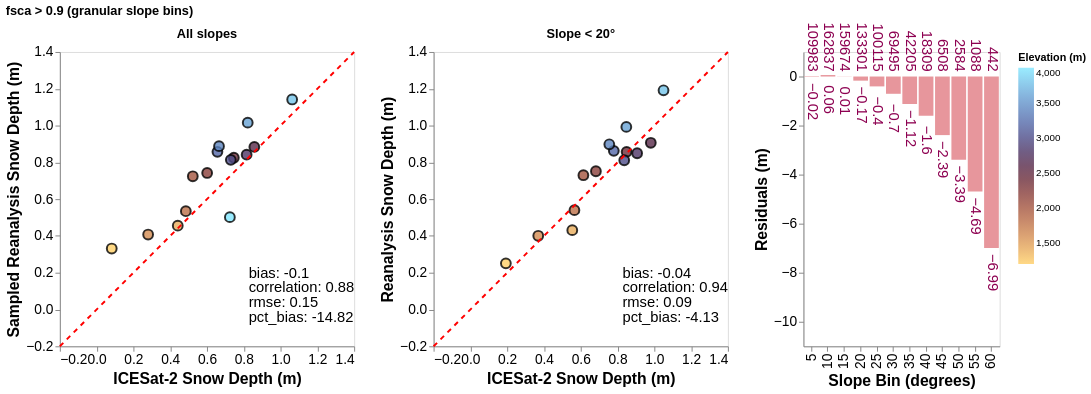

The code cell stored with this chart in its notebook:
### Markdown cell above
#### Plot using fsca > 0.9 (granular slope bins)

### Code cell
# Filter: fsca > 0.9 (granular slope bins)
scatter_fsca_g, residual_fsca_g, metrics_fsca_g = compute_binned_data(
    atl06sr_gdf, filter_fsca, elev_min, elev_max, slope_min_granular, slope_max_granular
)
print_metrics_summary(metrics_fsca_g, "fsca > 0.9 (granular slope bins)")
create_combined_chart(scatter_fsca_g, residual_fsca_g, metrics_fsca_g, title='fsca > 0.9 (granular slope bins)')

### Figure 1 — Vega-Lite specification as saved in the notebook (floating-point values rounded to 4 significant figures; data arrays with more than 128 entries replaced by an {"elided": "..."} marker saying what was removed)
{"config": {"view": {"continuousWidth": 300, "continuousHeight": 300}, "axis": {"grid": false, "labelFontSize": 14, "titleFontSize": 16}}, "hconcat": [{"hconcat": [{"layer": [{"data": {"name": "data-a60b701646826cb51f4a2d563c1a70f2"}, "mark": {"type": "circle", "opacity": 0.8, "size": 100, "stroke": "black"}, "encoding": {"color": {"field": "elevation_bin", "scale": {"range": {"elided": "256 str values"}}, "title": "Elevation (m)", "type": "quantitative"}, "x": {"field": "x_medians", "scale": {"domain": [-0.2, 1.3]}, "title": "ICESat-2 Snow Depth (m)", "type": "quantitative"}, "y": {"field": "y_medians", "scale": {"domain": [-0.2, 1.3]}, "title": "Sampled Reanalysis Snow Depth (m)", "type": "quantitative"}}, "title": "All slopes"}, {"data": {"name": "data-cd27906f33c5e329deb7218c38520214"}, "mark": {"type": "line", "color": "red", "strokeDash": [5, 5]}, "encoding": {"x": {"field": "x", "type": "quantitative"}, "y": {"field": "y", "type": "quantitative"}}}, {"data": {"name": "data-da07ed7d1d8c2e187d51b90912951268"}, "mark": {"type": "text", "align": "left", "baseline": "middle", "dx": 5, "fontSize": 15}, "encoding": {"text": {"field": "annotation_text", "type": "nominal"}, "x": {"field": "x_pos", "type": "quantitative"}, "y": {"field": "y_pos", "type": "quantitative"}}, "transform": [{"calculate": "datum.metric_label + ': ' + datum.metric_2f", "as": "annotation_text"}]}]}, {"layer": [{"data": {"name": "data-6eb45a9f9cdd57df3a81729370644908"}, "mark": {"type": "circle", "opacity": 0.8, "size": 100, "stroke": "black"}, "encoding": {"color": {"field": "elevation_bin", "scale": {"range": {"elided": "256 str values"}}, "type": "quantitative"}, "x": {"field": "x_medians", "scale": {"domain": [-0.2, 1.4]}, "title": "ICESat-2 Snow Depth (m)", "type": "quantitative"}, "y": {"field": "y_medians", "scale": {"domain": [-0.2, 1.4]}, "title": "Reanalysis Snow Depth (m)", "type": "quantitative"}}, "title": "Slope < 20°"}, {"data": {"name": "data-cd27906f33c5e329deb7218c38520214"}, "mark": {"type": "line", "color": "red", "strokeDash": [5, 5]}, "encoding": {"x": {"field": "x", "type": "quantitative"}, "y": {"field": "y", "type": "quantitative"}}}, {"data": {"name": "data-d9d97dda8647d2592b6678ff40a76c1a"}, "mark": {"type": "text", "align": "left", "baseline": "middle", "dx": 5, "fontSize": 15}, "encoding": {"text": {"field": "annotation_text", "type": "nominal"}, "x": {"field": "x_pos", "type": "quantitative"}, "y": {"field": "y_pos", "type": "quantitative"}}, "transform": [{"calculate": "datum.metric_label + ': ' + datum.metric_2f", "as": "annotation_text"}]}]}]}, {"layer": [{"mark": {"type": "bar", "color": "#E7969C"}, "encoding": {"x": {"field": "slope_bin", "title": "Slope Bin (degrees)", "type": "ordinal"}, "y": {"field": "residuals", "scale": {"domain": [-10.25, 1.0]}, "title": "Residuals (m)", "type": "quantitative"}}}, {"mark": {"type": "text", "align": "center", "angle": 90, "baseline": "bottom", "color": "#8D0051", "dx": 25, "dy": 7, "fontSize": 15}, "encoding": {"text": {"field": "annotation", "type": "quantitative"}, "x": {"field": "slope_bin", "type": "ordinal"}, "y": {"field": "residuals", "type": "quantitative"}}}, {"mark": {"type": "text", "align": "right", "angle": 90, "baseline": "bottom", "color": "#8D0051", "dx": 0, "dy": 7, "fontSize": 15}, "encoding": {"text": {"field": "sample_size_annotation", "type": "quantitative"}, "x": {"field": "slope_bin", "type": "ordinal"}, "y": {"field": "y_pos", "type": "quantitative"}}}], "data": {"name": "data-a29e87ea80ad971ece5ba1b8eadef24c"}, "width": 200}], "title": "fsca > 0.9 (granular slope bins)", "$schema": "https://vega.github.io/schema/vega-lite/v5.20.1.json", "datasets": {"data-a60b701646826cb51f4a2d563c1a70f2": [{"x_medians": 0.08218, "y_medians": 0.3316, "labels": "all_by_elevation", "elevation_bin": 1200}, {"x_medians": 0.441, "y_medians": 0.456, "labels": "all_by_elevation", "elevation_bin": 1400}, {"x_medians": 0.28, "y_medians": 0.4076, "labels": "all_by_elevation", "elevation_bin": 1600}, {"x_medians": 0.485, "y_medians": 0.5344, "labels": "all_by_elevation", "elevation_bin": 1800}, {"x_medians": 0.5228, "y_medians": 0.7244, "labels": "all_by_elevation", "elevation_bin": 2000}, {"x_medians": 0.6009, "y_medians": 0.7422, "labels": "all_by_elevation", "elevation_bin": 2200}, {"x_medians": 0.746, "y_medians": 0.825, "labels": "all_by_elevation", "elevation_bin": 2400}, {"x_medians": 0.8574, "y_medians": 0.8838, "labels": "all_by_elevation", "elevation_bin": 2600}, {"x_medians": 0.8155, "y_medians": 0.8418, "labels": "all_by_elevation", "elevation_bin": 2800}, {"x_medians": 0.7295, "y_medians": 0.8138, "labels": "all_by_elevation", "elevation_bin": 3000}, {"x_medians": 0.6567, "y_medians": 0.8574, "labels": "all_by_elevation", "elevation_bin": 3200}, {"x_medians": 0.6654, "y_medians": 0.888, "labels": "all_by_elevation", "elevation_bin": 3400}, {"x_medians": 0.8215, "y_medians": 1.016, "labels": "all_by_elevation", "elevation_bin": 3600}, {"x_medians": 1.063, "y_medians": 1.142, "labels": "all_by_elevation", "elevation_bin": 3800}, {"x_medians": 0.7244, "y_medians": 0.5022, "labels": "all_by_elevation", "elevation_bin": 4000}, {"x_medians": null, "y_medians": null, "labels": "all_by_elevation", "elevation_bin": 4200}, {"x_medians": null, "y_medians": null, "labels": "all_by_elevation", "elevation_bin": 4400}], "data-cd27906f33c5e329deb7218c38520214": [{"x": -0.2, "y": -0.2}, {"x": 1.4, "y": 1.4}], "data-da07ed7d1d8c2e187d51b90912951268": [{"metric": -0.09832, "metric_label": "bias", "labels": "all_by_elevation", "x_pos": 0.8, "y_pos": 0.2, "metric_2f": -0.1}, {"metric": 0.8796, "metric_label": "correlation", "labels": "all_by_elevation", "x_pos": 0.8, "y_pos": 0.12, "metric_2f": 0.88}, {"metric": 0.1505, "metric_label": "rmse", "labels": "all_by_elevation", "x_pos": 0.8, "y_pos": 0.04, "metric_2f": 0.15}, {"metric": -14.82, "metric_label": "pct_bias", "labels": "all_by_elevation", "x_pos": 0.8, "y_pos": -0.04, "metric_2f": -14.82}], "data-6eb45a9f9cdd57df3a81729370644908": [{"x_medians": 0.1929, "y_medians": 0.2508, "labels": "under_20slope", "elevation_bin": 1200}, {"x_medians": 0.5539, "y_medians": 0.4314, "labels": "under_20slope", "elevation_bin": 1400}, {"x_medians": 0.3689, "y_medians": 0.4008, "labels": "under_20slope", "elevation_bin": 1600}, {"x_medians": 0.5656, "y_medians": 0.54, "labels": "under_20slope", "elevation_bin": 1800}, {"x_medians": 0.6143, "y_medians": 0.73, "labels": "under_20slope", "elevation_bin": 2000}, {"x_medians": 0.6824, "y_medians": 0.7516, "labels": "under_20slope", "elevation_bin": 2200}, {"x_medians": 0.8494, "y_medians": 0.857, "labels": "under_20slope", "elevation_bin": 2400}, {"x_medians": 0.9808, "y_medians": 0.9064, "labels": "under_20slope", "elevation_bin": 2600}, {"x_medians": 0.9066, "y_medians": 0.8495, "labels": "under_20slope", "elevation_bin": 2800}, {"x_medians": 0.8364, "y_medians": 0.8114, "labels": "under_20slope", "elevation_bin": 3000}, {"x_medians": 0.7797, "y_medians": 0.8626, "labels": "under_20slope", "elevation_bin": 3200}, {"x_medians": 0.7552, "y_medians": 0.8982, "labels": "under_20slope", "elevation_bin": 3400}, {"x_medians": 0.8478, "y_medians": 0.9926, "labels": "under_20slope", "elevation_bin": 3600}, {"x_medians": 1.05, "y_medians": 1.192, "labels": "under_20slope", "elevation_bin": 3800}, {"x_medians": null, "y_medians": null, "labels": "under_20slope", "elevation_bin": 4000}, {"x_medians": null, "y_medians": null, "labels": "under_20slope", "elevation_bin": 4200}, {"x_medians": null, "y_medians": null, "labels": "under_20slope", "elevation_bin": 4400}], "data-d9d97dda8647d2592b6678ff40a76c1a": [{"metric": -0.035, "metric_label": "bias", "labels": "under_20slope", "x_pos": 0.8, "y_pos": 0.2, "metric_2f": -0.04}, {"metric": 0.9406, "metric_label": "correlation", "labels": "under_20slope", "x_pos": 0.8, "y_pos": 0.12, "metric_2f": 0.94}, {"metric": 0.09106, "metric_label": "rmse", "labels": "under_20slope", "x_pos": 0.8, "y_pos": 0.04, "metric_2f": 0.09}, {"metric": -4.131, "metric_label": "pct_bias", "labels": "under_20slope", "x_pos": 0.8, "y_pos": -0.04, "metric_2f": -4.13}], "data-a29e87ea80ad971ece5ba1b8eadef24c": [{"residuals": -0.01857, "sample_size": 109983, "slope_bin": 5, "y_pos": 0.2, "sign": "negative", "annotation": "-0.02", "sample_size_annotation": "109983"}, {"residuals": 0.05974, "sample_size": 162837, "slope_bin": 10, "y_pos": 0.2, "sign": "positive", "annotation": "0.06", "sample_size_annotation": "162837"}, {"residuals": 0.006855, "sample_size": 159674, "slope_bin": 15, "y_pos": 0.2, "sign": "positive", "annotation": "0.01", "sample_size_annotation": "159674"}, {"residuals": -0.169, "sample_size": 133301, "slope_bin": 20, "y_pos": 0.2, "sign": "negative", "annotation": "-0.17", "sample_size_annotation": "133301"}, {"residuals": -0.4029, "sample_size": 100115, "slope_bin": 25, "y_pos": 0.2, "sign": "negative", "annotation": "-0.4", "sample_size_annotation": "100115"}, {"residuals": -0.7042, "sample_size": 69495, "slope_bin": 30, "y_pos": 0.2, "sign": "negative", "annotation": "-0.7", "sample_size_annotation": "69495"}, {"residuals": -1.12, "sample_size": 42205, "slope_bin": 35, "y_pos": 0.2, "sign": "negative", "annotation": "-1.12", "sample_size_annotation": "42205"}, {"residuals": -1.6, "sample_size": 18309, "slope_bin": 40, "y_pos": 0.2, "sign": "negative", "annotation": "-1.6", "sample_size_annotation": "18309"}, {"residuals": -2.389, "sample_size": 6508, "slope_bin": 45, "y_pos": 0.2, "sign": "negative", "annotation": "-2.39", "sample_size_annotation": "6508"}, {"residuals": -3.392, "sample_size": 2584, "slope_bin": 50, "y_pos": 0.2, "sign": "negative", "annotation": "-3.39", "sample_size_annotation": "2584"}, {"residuals": -4.688, "sample_size": 1088, "slope_bin": 55, "y_pos": 0.2, "sign": "negative", "annotation": "-4.69", "sample_size_annotation": "1088"}, {"residuals": -6.992, "sample_size": 442, "slope_bin": 60, "y_pos": 0.2, "sign": "negative", "annotation": "-6.99", "sample_size_annotation": "442"}]}}
